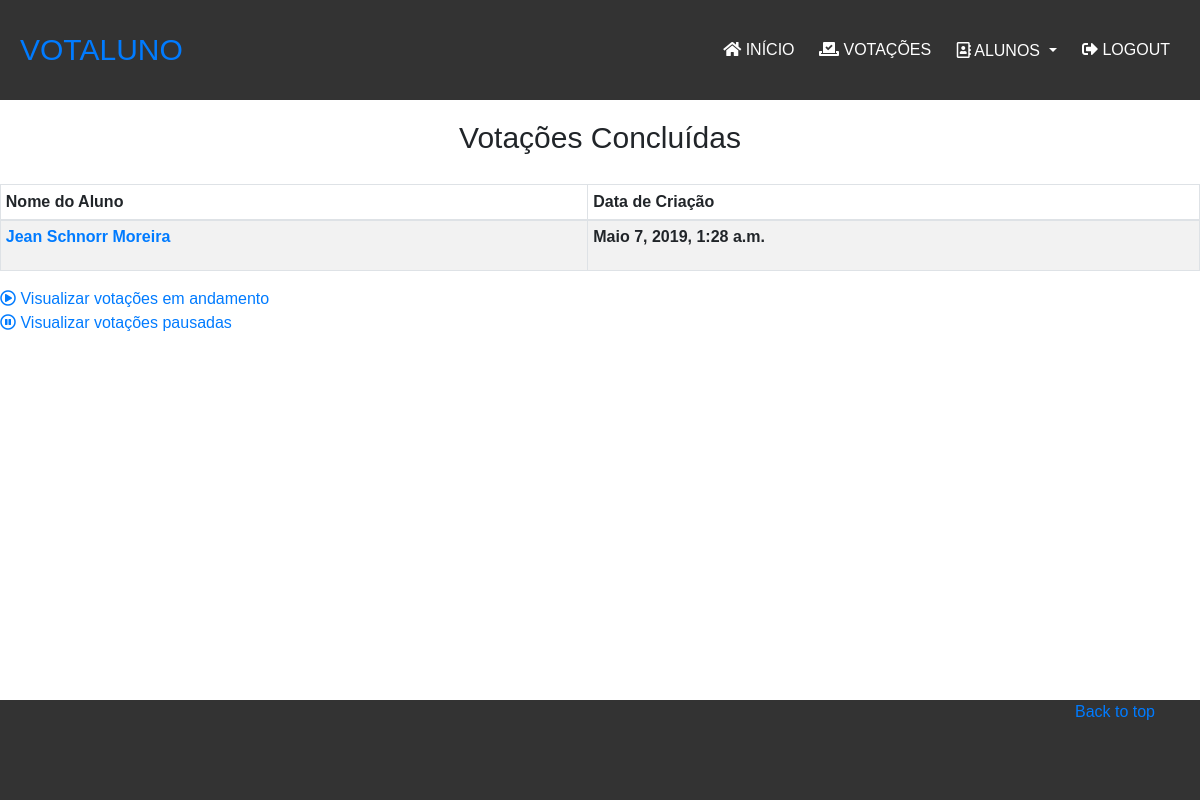
Page /concluidas/ (signed in) on the earlier database version.
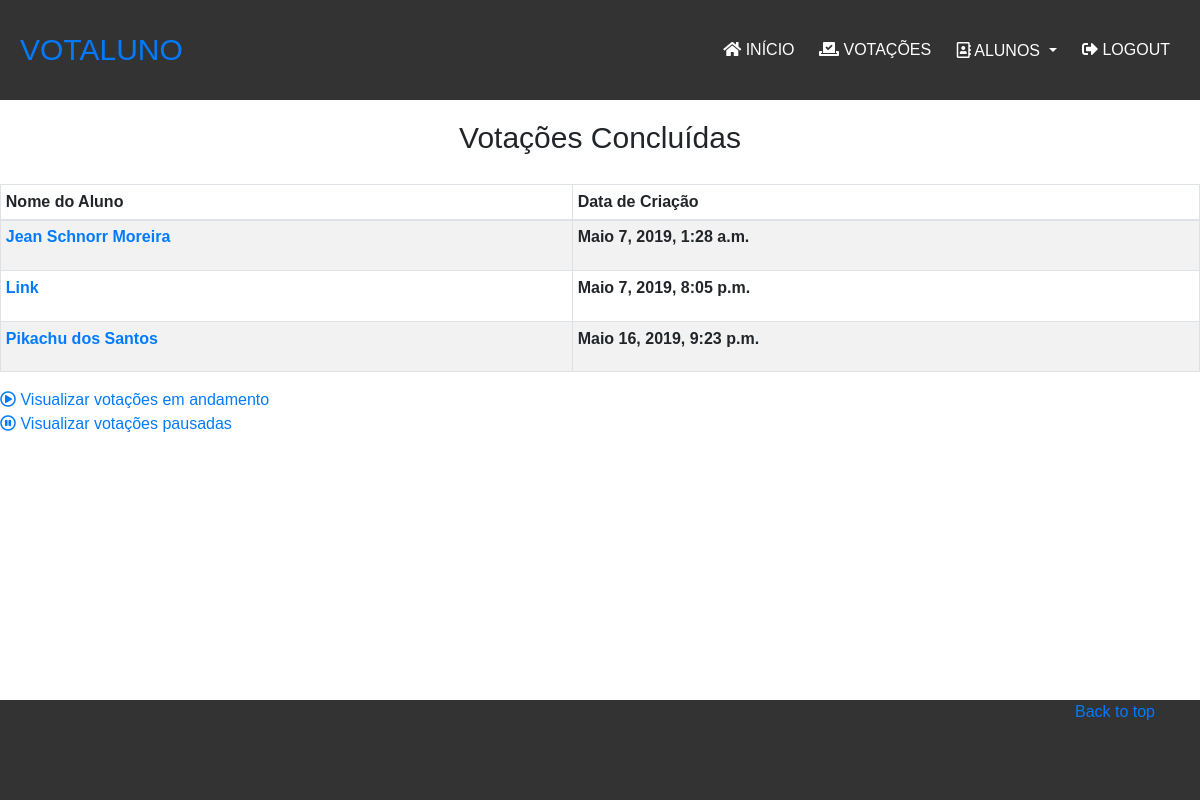
Same page on the later database version.
### votacoes/models.py (models this page shows, shortened)
class Votacao(models.Model):
    aluno = models.ForeignKey(Aluno,on_delete=models.CASCADE)
    created_date = models.DateTimeField(default=now, editable=False)
    emAndamento = 1
    pausada = 2
    finalizada = 3
    escolhas =(
        (1,'Em Andamento'),
        (2,'Pausada'),
        (3,'Finalizada')
    )
    estado = models.IntegerField(choices=escolhas, default=2)
    class Meta:
        verbose_name_plural = 'votações'

class Aluno(models.Model):
    imagemAluno = models.ImageField(upload_to='images/')
    nomeAluno = models.CharField(
        max_length=255,
        null=False,
        blank=False
    )
    cpfAluno = models.CharField(
        max_length=14,
        null=False,
        blank=False
    )
    turmaAluno = models.ForeignKey("Turma",on_delete=models.CASCADE)

### votacoes/views.py (the view)
# urls.py: path('concluidas/',views.concluidas,name='concluidas'),
@login_required
def concluidas(request):
    context = {}
    votacoesConcluidas = Votacao.objects.filter(estado=3)
    context['votacoesConcluidas'] = votacoesConcluidas
    return render(request,'votacoes/concluidas.html',context)

### votacoes/templates/votacoes/concluidas.html
{% extends 'baseSite.html' %}
{% block content %}
{% if votacoesConcluidas %}
    <h2>Votações Concluídas</h2>
    <ul>
        <table id="dtVerticalScrollExample" class="table table-responsive-sm table-striped table-bordered table-sm" cellspacing="0"
        width="90%">
        <thead>
            <th>Nome do Aluno</th>
            <th> Data de Criação</th>
        </thead>
        <tbody>
            {% for Votacao in votacoesConcluidas %}
                <tr>
                    <th>
                        <li><a href="{% url 'exibirAluno' Votacao.aluno.cpfAluno %}">{{ Votacao.aluno.nomeAluno }}</a></li>
                    </th>
                    <th>
                        <p>{{ Votacao.created_date }}</p>
                    </th>
                </tr>
            {% endfor %}
            </tbody>
        </table>
    </ul>
    <div class="divLinkEscolhas">
        <a href="{% url 'emAndamento' %}"><i class="far fa-play-circle"></i> Visualizar votações em andamento</a><br>
        <a href="{% url 'pausadas' %}"><i class="far fa-pause-circle"></i> Visualizar votações pausadas</a>
    </div>
{% else %}
    <h2>Sem votações concluidas</h2>
    <div class="divLinkEscolhas">
        <a href="{% url 'emAndamento' %}"><i class="far fa-play-circle"></i> Visualizar votações em andamento</a><br>
        <a href="{% url 'pausadas' %}"><i class="far fa-pause-circle"></i> Visualizar votações pausadas</a>
    </div>
{% endif %}
{% endblock %}

Differences in the rows shown:
now on this page (row edited): Votacao: aluno.nomeAluno "Link", created_date "Maio 7, 2019, 8:05 p.m."
now on this page (row edited): Votacao: aluno.nomeAluno "Pikachu dos Santos", created_date "Maio 16, 2019, 9:23 p.m."
